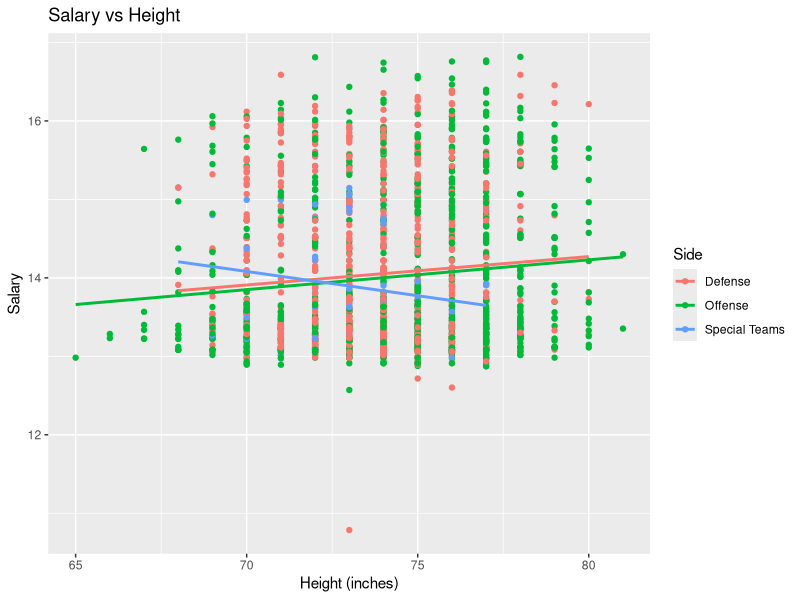
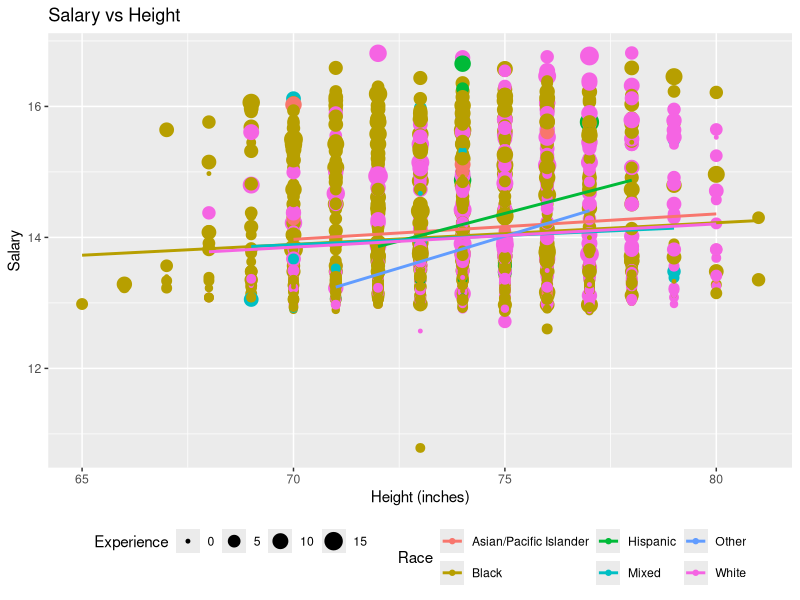
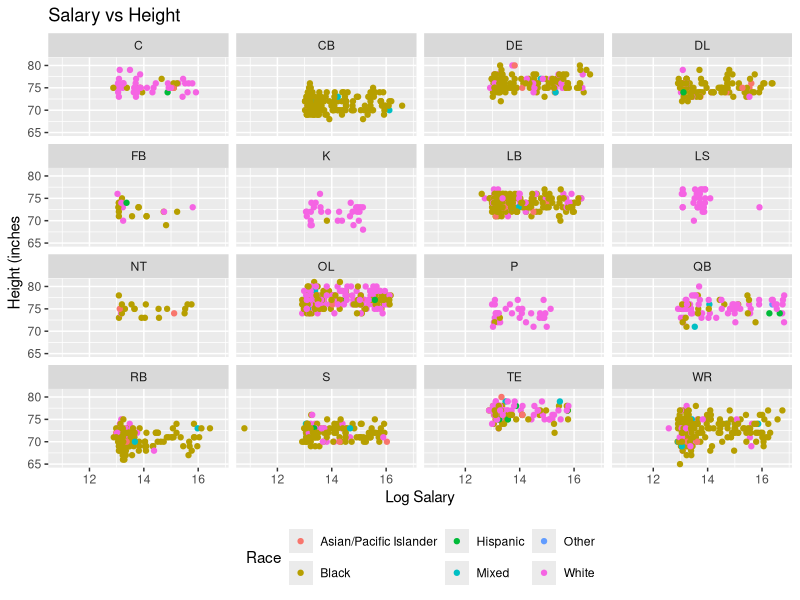
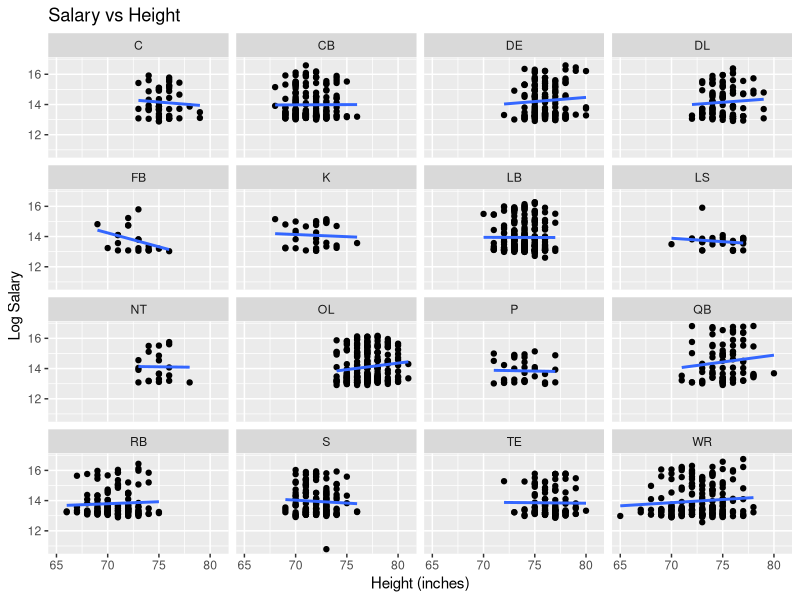

These figures' R source, in order:
## ---- chunk 1
library( tidyverse )
knitr::opts_chunk$set(echo = TRUE)

#Read in the data, note that we define several values in the original dataset as NA
nfl <- read_csv( "data/NFL-Census-Data-9.2.2013_clean.csv", 
                 na = c("NA","N/A","", "n/a", "#VALUE!") )

## ---- chunk 2
# Highest and lowest salary

#base R
max(nfl$Salary, na.rm = TRUE)

min(nfl$Salary, na.rm = TRUE)

#tidyverse way (Dylan)
nfl %>% 
    summarise( max_sal = max( Salary, na.rm = TRUE ), 
               min_sal = min( Salary, na.rm = TRUE ) )

# Answer: The highest salary is $20,100,000 and the lowest salary is $48,333.

## ---- chunk 3
# some code

nfl %>% 
    filter( Team == "SF" )  %>% 
    arrange( desc( Salary ) ) %>% 
    select( "Player Name", College, State ) %>% 
    head(5)

#Copilot suggested some code before I could try to write it
## ---- chunk 4
clean.dat <- nfl %>% 
    filter( !is.na( Salary ) )

clean.dat %>% 
    group_by( Position ) %>% 
    summarise( mean_salary = mean( Salary ), count = n() ) %>% 
    arrange( desc( mean_salary ) )

## ---- chunk 5
# some code

clean.dat <- clean.dat %>%
    mutate( logSal = log( Salary), Height = if_else(Height == "6;2/;", "6'2\"", Height ) )

model <- lm( logSal ~ Height, data = clean.dat )
summary( model )
exp( coef( model ) )

# The model does not show any statistically significant relationship between
# height and salary, but this model is also not set up to give us helpful 
# information. We'll have to check again once we've converted height
# from a categorical to a continuous variable. 


#model_cor <- cor( clean.dat$Height, logSal, use = "complete.obs" )

#ggplot( nfl, aes( x = Height, y = logSal ) ) + 
 #   geom_point()  
  #  geom_smooth( method = "lm" )




## ---- chunk 6
# some code

model <- lm( logSal ~ Height + Position, data = clean.dat )
summary( model )
exp( coef( model ) )

## ---- chunk 7
# some code

clean.dat <- clean.dat %>%
    separate( Height, into = c("feet", "inches"), sep = "'" ) %>%
    mutate( feet = parse_number( feet ), 
            inches = parse_number( inches ), 
            total_inches = feet * 12 + inches )

summarise( clean.dat, mean_weight = mean( Weight, na.rm = TRUE ), 
               mean_height = mean( total_inches, na.rm = TRUE ) ) 
    

## ---- chunk 8
# You pick the variables.  What would be interesting?

# I want to combine player positions to create three categories: "Offense", "Defense", and "Special Teams".  I will use the following code to do this.  Note that I am using `case_when()` to create a new variable called `Side` that combines the original positions into these three categories.

clean.dat <- clean.dat %>%
    mutate( Side = case_when(
        Position %in% c("C", "FB", "OL", "QB", "RB", "TE", "WR") ~ "Offense",
        Position %in% c("CB", "DE", "DL", "LB", "NT", "S") ~ "Defense",
        Position %in% c("K", "LS", "P") ~ "Special Teams",
        TRUE ~ NA_character_
    ) )

# Plot with the new `Side` variable instead of `Position`
ggplot( clean.dat, aes( x = total_inches, y = logSal, color = Side ) ) +
    geom_point() +
    geom_smooth( method = "lm", se = FALSE ) +
    labs( title = "Salary vs Height",
          x = "Height (inches)",
          y = "Salary" ) +
    theme(legend.position = "right")

position.model = lm( logSal ~ total_inches + Side, data = clean.dat )
summary(position.model)
exp( coef( position.model ) )

side.model = lm( total_inches ~ Side, data = clean.dat)
summary(side.model)
exp( coef( side.model ))


## ---- chunk 9
# some code

clean.dat <- clean.dat %>% 
    filter( !is.na( Race ) )

#combine Asian/Pacific Islander and Pacific Islander into one category called Asian/Pacific Islander, and Iranian, Native American, and Other into one category called Other.  I will use `case_when()` again to do this.

clean.dat <- clean.dat %>%
  mutate(Race = if_else(Race == "Pacific Islander",
                        "Asian/Pacific Islander",
                        Race)) %>%
    mutate(Race = if_else(Race %in% c("Native American", "Other", "Iranian"), "Other", Race))

ggplot( clean.dat, aes( x = total_inches, y = logSal, color = Race ) ) +
    geom_point(aes (size = Experience)) +
    geom_smooth( method = "lm", se = FALSE ) +
    labs( title = "Salary vs Height",
          x = "Height (inches)",
          y = "Salary" ) +
    theme(legend.position = "bottom")

## ---- chunk 10
# some code

ggplot( clean.dat, aes( x = logSal, y = total_inches, color = Race ) ) +
    facet_wrap(~Position) +
    geom_point() +
    labs( title = "Salary vs Height",
          x = "Log Salary",
          y = "Height (inches" ) +
    theme(legend.position = "bottom")


## ---- chunk 11
# some code

ggplot( clean.dat, aes( x = total_inches, y = logSal)) +
    facet_wrap(~Position) +
    geom_point() +
    geom_smooth( method = "lm", se = FALSE ) +
    labs( title = "Salary vs Height",
          x = "Height (inches)",
          y = "Log Salary" ) +
    theme(legend.position = "bottom")
## ---- chunk 12
# some code
## ---- chunk 13
# some code
## ---- chunk 14
# some code
## ---- chunk 15
# some code
